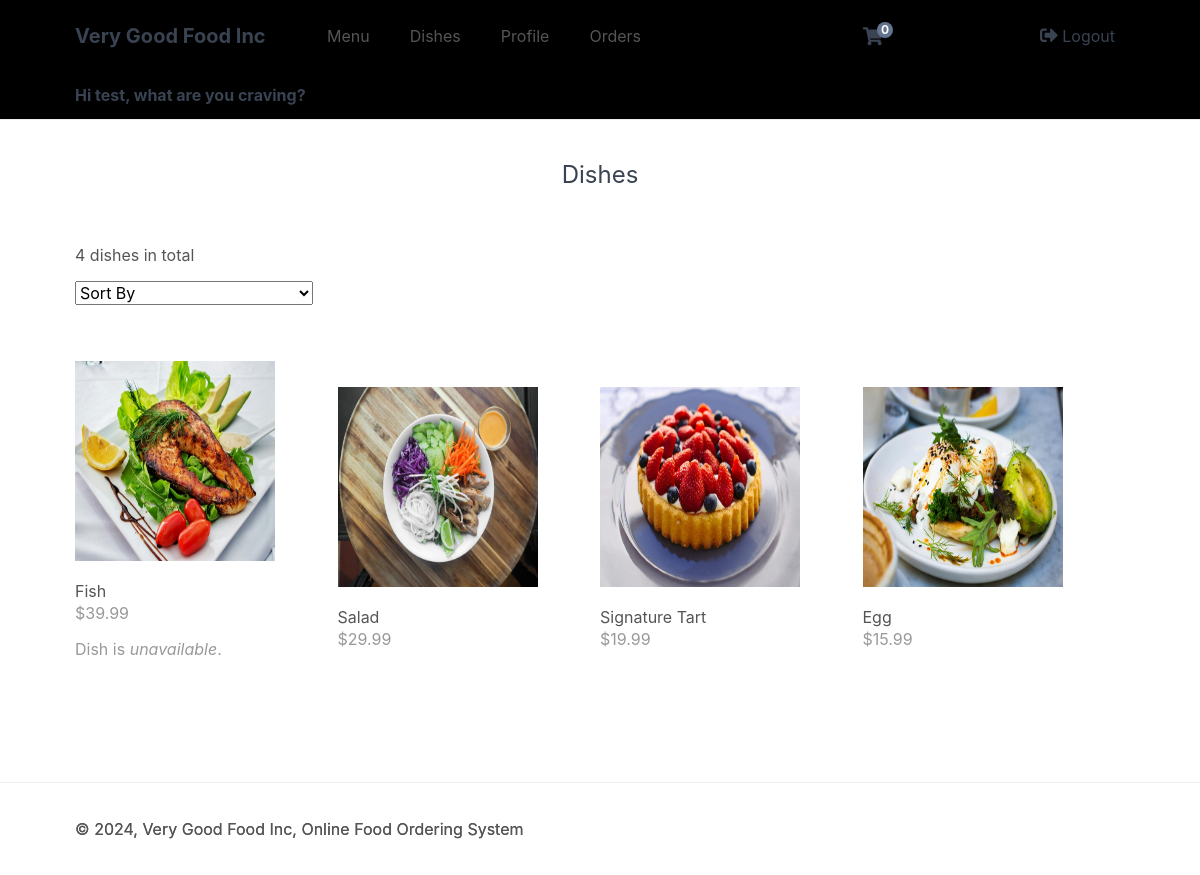
Page /index.php?page=products (signed in) on the earlier database version.
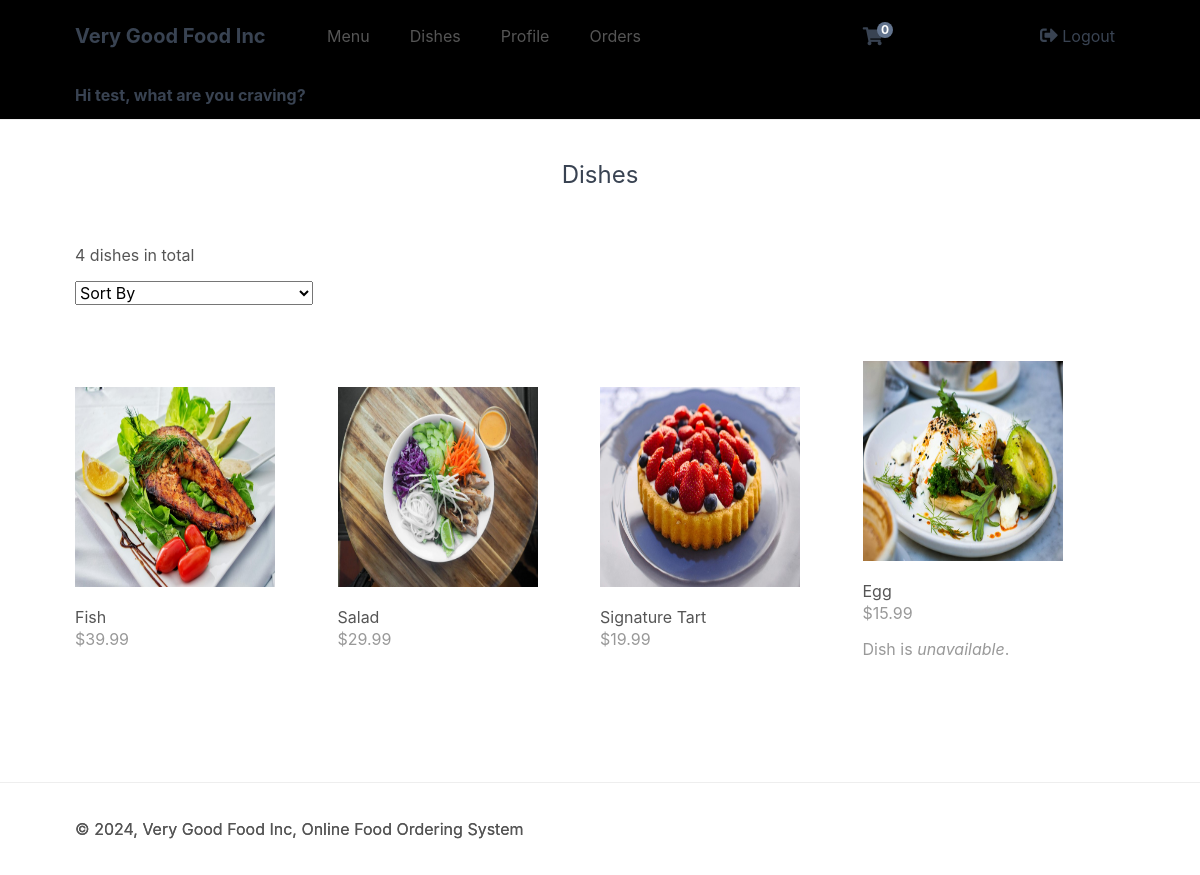
Same page on the later database version.
### tables this page shows
CREATE TABLE `dishes` (
  `id` int(11) NOT NULL,
  `name` varchar(200) NOT NULL,
  `description` text NOT NULL,
  `price` decimal(7,2) NOT NULL,
  `quantity` int(11) NOT NULL,
  `img` text NOT NULL,
  `category_id` int(11) NOT NULL
);

### products.php (the view, shortened to what this page needs)
<?php
$num_products_on_each_page = 4;
$current_page = isset($_GET['p']) && is_numeric($_GET['p']) ? (int)$_GET['p'] : 1;
$selected_sort = isset($_GET['sort']) ? $_GET['sort'] : false;
if (isset($_GET['cid'])) {
    if ($selected_sort && ($_GET['sort'] == 'price_asc')) {
        $stmt = $pdo->prepare('SELECT * FROM dishes WHERE category_id = :id ORDER BY price ASC LIMIT :current_page, :record_per_page');
    }
    else {
        $stmt = $pdo->prepare('SELECT * FROM dishes WHERE category_id = :id ORDER BY price DESC LIMIT :current_page, :record_per_page');
    }
    $stmt->bindValue(':id', $_GET['cid'], PDO::PARAM_INT);
    $stmt->bindValue(':current_page', ($current_page - 1) * $num_products_on_each_page, PDO::PARAM_INT);
    $stmt->bindValue(':record_per_page', $num_products_on_each_page, PDO::PARAM_INT);
    $stmt->execute();
    $dishes = $stmt->fetchAll(PDO::FETCH_ASSOC);
    if (!$dishes) {
        error_page('Dishes not found', 'The dishes with the category ID of ' . $_GET['cid'] . ' do not exist.');
        error_log('Cannot get dishes from category id: ' . $_GET['cid']);
        exit();
    }
}
else {
    if ($selected_sort && ($_GET['sort'] == 'price_asc')) {
        $stmt = $pdo->prepare('SELECT * FROM dishes ORDER BY price ASC LIMIT :current_page, :record_per_page');
    }
    else {
        $stmt = $pdo->prepare('SELECT * FROM dishes ORDER BY price DESC LIMIT :current_page, :record_per_page');
    }
    $stmt->bindValue(':current_page', ($current_page - 1) * $num_products_on_each_page, PDO::PARAM_INT);
    $stmt->bindValue(':record_per_page', $num_products_on_each_page, PDO::PARAM_INT);
    $stmt->execute();
    $dishes = $stmt->fetchAll(PDO::FETCH_ASSOC);
}
$total_products = count($dishes);
?>
<?=template_header('Dishes')?>
<div class="products content-wrapper">
    <h1>Dishes</h1>
    <p><?=$total_products?> dishes in total</p>
    <form method="get" action="index.php?page=products">
        <select name="sort" onchange="this.form.submit()">
            <option value="">Sort By</option>
        </select>
    </form>
    <div class="products-wrapper">
        <?php foreach ($dishes as $dish): ?>
        <a href="index.php?page=product&id=<?=$dish['id']?>" class="product">
            <img src="imgs/<?=$dish['img']?>" width="200" height="200" alt="<?=$dish['name']?>">
            <span class="name"><?=$dish['name']?></span>
            <span class="price">
                &dollar;<?=$dish['price']?>
                <?php if ($dish['quantity'] === 0): ?>
                <p>Dish is <span style="font-style:oblique">unavailable</span>.</p>
                <?php endif; ?>
            </span>
        </a>
        <?php endforeach; ?>
    </div>
    <div class="buttons">
    </div>
</div>
<?=template_footer()?>

### functions.php (shortened to what this page needs)
<?php
function template_header($title) {
$num_items_in_cart = isset($_SESSION['cart']) ? ($_SESSION['cart']['num_items_in_cart']) : 0;
$name = isset($_SESSION['username']) ? (htmlspecialchars($_SESSION['username'], ENT_QUOTES)) : "";
$greeting = isset($_SESSION['loggedin']) && ($_SESSION['role'] == 'customer') ? "<h2>Hi $name, what are you craving?</h2>" : "";
$home = isset($_SESSION['loggedin']) && ($_SESSION['role'] == 'customer') ? "<a href=\"index.php\">Menu</a>" : "";
$products = isset($_SESSION['loggedin']) && ($_SESSION['role'] == 'customer') ? "<a href=\"index.php?page=products\">Dishes</a>" : "";
$profile = isset($_SESSION['loggedin']) && ($_SESSION['role'] == 'customer') ? "<a href=\"index.php?page=profile\">Profile</a>" : "";
$orders = isset($_SESSION['loggedin']) && ($_SESSION['role'] == 'customer') ? "<a href=\"index.php?page=orders\">Orders</a>" : "";
$register = isset($_SESSION['loggedin']) ? "" : "<a href=\"register.php\">Register</a>";
$login = isset($_SESSION['loggedin']) ? "" : "<a href=\"login.php\">Login</a>";
$logout = isset($_SESSION['loggedin']) ? "<a href=\"logout.php\"><i class=\"fas fa-sign-out-alt\"></i> Logout</a>" : "";
$cart = isset($_SESSION['loggedin']) && ($_SESSION['role'] == 'customer') ? "<a href=\"index.php?page=cart\"><i class=\"fas fa-shopping-cart\"></i><span>$num_items_in_cart</span></a>" : "";
$manageorders = isset($_SESSION['loggedin']) && ($_SESSION['role'] == 'employee') ? "<a href=\"index.php?page=manageorders\">Manage Orders</a>" : "";
$managedishes = isset($_SESSION['loggedin']) && ($_SESSION['role'] == 'employee') ? "<a href=\"index.php?page=managedishes\">Manage Inventory</a>" : "";
echo <<<EOT
<!DOCTYPE html>
<html>
	<head>
		<meta charset="utf-8">
		<title>$title</title>
		<link href="style.css" rel="stylesheet" type="text/css">
		<link rel="stylesheet" href="https://use.fontawesome.com/releases/v5.7.1/css/all.css">
        <script src="main.js" defer></script>
    </head>
	<body>
        <header>
            <div class="content-wrapper">
                <h1>Very Good Food Inc</h1>
                <nav>
                    $home
                    $products
                    $profile
                    $orders
                    $login
                    $register
                    $manageorders
                    $managedishes
                </nav>
                <div class="link-icons">$cart</div>
                <div class="link-icons">$logout</div>
            </div>
            <div class="content-wrapper">$greeting</div>
        </header>
        <main>
EOT;
}
function template_footer() {
$year = date('Y');
echo <<<EOT
        </main>
        <footer>
            <div class="content-wrapper">
                <p>&copy; $year, Very Good Food Inc, Online Food Ordering System</p>
            </div>
        </footer>
    </body>
</html>
EOT;
}
template_footer();
?>

### index.php (shortened to what this page needs)
<?php
include 'functions.php';
if ($_SESSION['role'] == 'customer') {
    $page = isset($_GET['page']) && file_exists($_GET['page'] . '.php') ? $_GET['page'] : 'home';
    include $page . '.php';
}
elseif ($_SESSION['role'] == 'employee') {
    $page = isset($_GET['page']) && file_exists($_GET['page'] . '.php') ? $_GET['page'] : 'manageorders';
    include $page . '.php';
}
?>

### style.css (style rules this page uses)
body { font-family: Arial, sans-serif; background-color:white; margin: 0; padding: 0; }
* { box-sizing: border-box; font-family: -apple-system, BlinkMacSystemFont, "segoe ui", roboto, oxygen, ubuntu, cantarell, "fira sans", "droid sans", "helvetica neue", Arial, sans-serif; font-size: 16px; -webkit-font-smoothing: antialiased; -moz-osx-font-smoothing: grayscale; }
html { height: 100%; }
body { position: relative; min-height: 100%; color: #555555; background-color: #FFFFFF; margin: 0; padding-bottom: 100px; }
h1, h2, h3, h4, h5 { color: #394352; }
.content-wrapper { width: 1050px; margin: 0 auto; }
header { border-bottom: 1px solid #EEEEEE; background-color: black; }
header .content-wrapper { display: flex; }
header h1 { display: flex; flex-grow: 1; flex-basis: 0; font-size: 20px; margin: 0; padding: 24px 0; }
header nav { display: flex; flex-grow: 1; flex-basis: 0; justify-content: center; align-items: center; }
header nav a { text-decoration: none; color: #555555; padding: 10px 10px; margin: 0 10px; }
header .link-icons { display: flex; flex-grow: 1; flex-basis: 0; justify-content: flex-end; align-items: center; position: relative; }
header .link-icons a { text-decoration: none; color: #394352; padding: 0 10px; }
header .link-icons a i { font-size: 18px; }
header .link-icons a span { display: inline-block; text-align: center; background-color: #63748e; border-radius: 50%; color: #FFFFFF; font-size: 12px; line-height: 16px; width: 16px; height: 16px; font-weight: bold; position: absolute; top: 22px; right: 0; }
main .recentlyadded .products, main .products .products-wrapper { display: flex; flex-wrap: wrap; align-items: center; justify-content: space-between; padding: 40px 0 0 0; }
main .recentlyadded .products .product, main .products .products-wrapper .product { display: block; overflow: hidden; text-decoration: none; width: 25%; padding-bottom: 60px; }
main .recentlyadded .products .product img, main .products .products-wrapper .product img { transform: scale(1); transition: transform 1s; }
main .recentlyadded .products .product .name, main .products .products-wrapper .product .name { display: block; color: #555555; padding: 20px 0 2px 0; }
main .recentlyadded .products .product .price, main .products .products-wrapper .product .price { display: block; color: #999999; }
main > .products h1 { display: block; font-weight: normal; margin: 0; padding: 40px 0; font-size: 24px; text-align: center; width: 100%; }
main > .products .buttons { text-align: right; padding-bottom: 40px; }
footer { position: absolute; bottom: 0; border-top: 1px solid #EEEEEE; padding: 20px 0; width: 100%; }

Differences in the rows shown:
changed dishes "Fish": no longer shows "Dish is unavailable ."
changed dishes "Egg": now shows "Dish is unavailable ."
